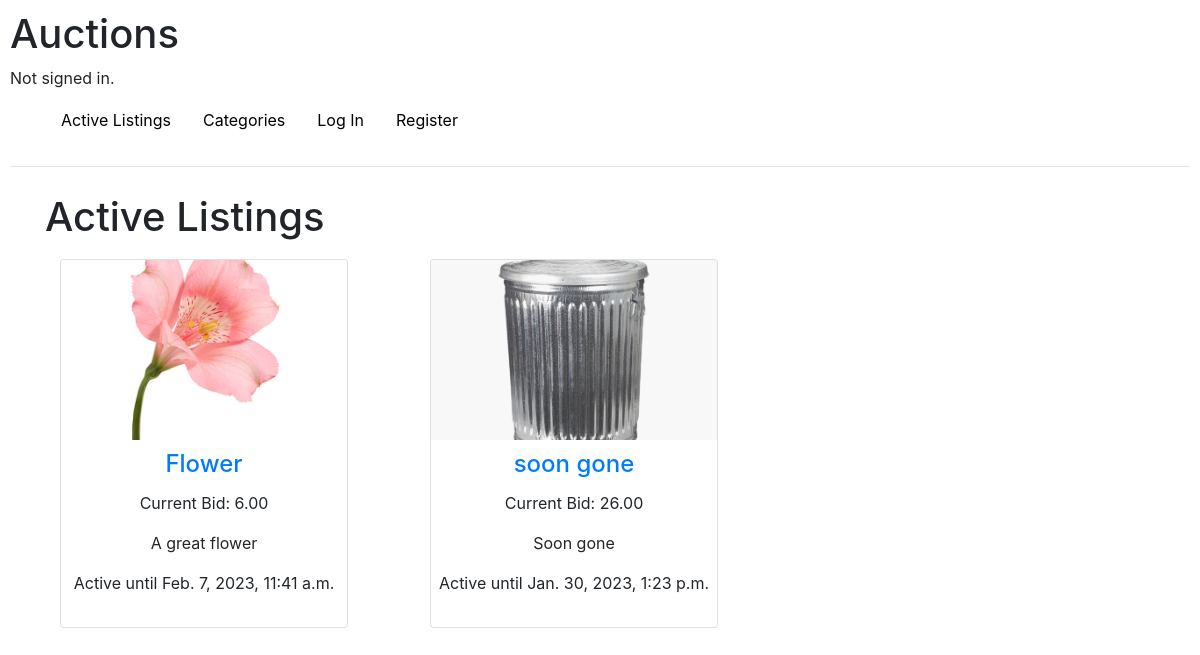
Page /category/None on the earlier database version.
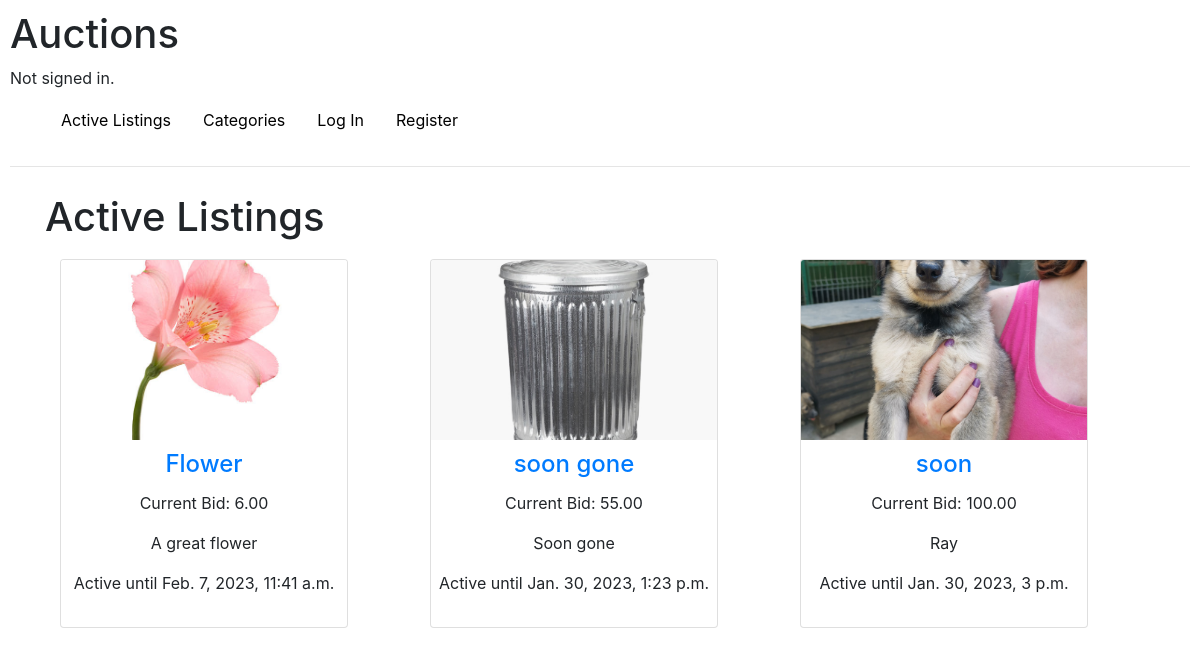
Same page on the later database version.
### auctions/models.py (models this page shows)
class Bids(models.Model):
    user = models.ForeignKey(User, on_delete=models.CASCADE, related_name="bidder")
    product = models.ForeignKey(Listing, on_delete=models.CASCADE, related_name="productbid")
    max_bid = models.DecimalField(max_digits=10, decimal_places=2)
    date = models.DateTimeField(default=datetime.now, blank=True)
    number_bids = models.IntegerField(default=0)

class Listing(models.Model):
    CATEGORIES = [
        ("NONE", "None"),
        ("ELECTRONICS", "Electronics"),
        ("ART", "Art"),
        ("CLOTHING", "Clothing"),
        ("TOYS", "Toys"),
        ("BOOKS, MOVIES, MUSIC", "Books, Movies, Music"),
        ("HEALTH, BEAUTY", "Health, Beauty"),
        ("PET SUPPLIES", "Pet Supplies")
    ]
    title = models.CharField(max_length=100)
    category = models.CharField(choices=CATEGORIES, default="NONE", max_length=25)
    description = models.CharField(max_length=500)
    price = models.DecimalField(max_digits=10, decimal_places=2)
    date = models.DateTimeField(default=datetime.now, blank=True)
    date_end = models.DateTimeField(default=datetime.now) # TODO: hacky fix
    active = models.BooleanField(default=True)
    user = models.ForeignKey(User, on_delete=models.CASCADE, related_name="lister")
    img = models.ImageField(upload_to="images", default=None, blank=True)

### auctions/views.py (the view)
# urls.py: path("category/<str:category>", views.view_category, name="category"),
def view_category(request, category):
    return render(request, "auctions/index.html", {
        "listings": Listing.objects.filter(category=category.upper())
    })

### auctions/templates/auctions/index.html (shortened to what this page needs)
{% extends "auctions/layout.html" %}
{% block body %}
<div class="container">
<h1>Active Listings</h1>
<div class="container text-center justify-center">
    <div class="row row-cols-1 row-cols-md-2 row-cols-lg-3">
    {% for listing in listings %}
        {% for bid in listing.productbid.all %}
        <div class="col mb-5">
        <div class="card">
            <a href="{% url 'auctions:item' id=listing.id %}">
                {% if listing.img %}
                <img class="card-img-top" src="{{ listing.img.url }}" alt="Image" height="120px">
                {% else %}
                <img class="card-img-top" src="/media/images/placeholder.svg" alt="Image" height="120px">
                {% endif %}
            </a>
            <h4 class="card-title"><a href="{% url 'auctions:item' id=listing.id %}">{{ listing.title }}</a></h4>
            <p>Current Bid: {{ bid.max_bid }}</p>
            <p>{{ listing.description }}</p>
            <p>Active until {{ listing.date_end }}</p>
        </div>
        </div>
    {% endfor %}
    {% endfor %}
</div>
</div>
</div>
{% endblock %}

### auctions/templates/auctions/layout.html (shortened to what this page needs)
{% load static %}
<!DOCTYPE html>
<html lang="en">
    <head>
        <link rel="stylesheet" href="https://stackpath.bootstrapcdn.com/bootstrap/4.4.1/css/bootstrap.min.css">
        <link href="{% static 'auctions/styles.css' %}" rel="stylesheet" type='text/css'>
        {% load bootstrap4 %}
        {% bootstrap_css %}
    </head>
    <body>
        <div class="header">
        <h1>Auctions</h1>
        <div>
            {% if user.is_authenticated %}
                Signed in as <strong>{{ user.username }}</strong>.
            {% else %}
                Not signed in.
            {% endif %}
        </div>
        <div class="container">
        <ul class="nav nav-pills">
            <li class="nav-item">
                <a class="nav-link" href="{% url 'auctions:index' %}">Active Listings</a>
            </li>
            <li class="nav-item">
                <a class="nav-link" href="{% url 'auctions:categories' %}">Categories</a>
            </li>
            {% if user.is_authenticated %}
                <li class="nav-item">
                    <a class="nav-link" href="{% url 'auctions:watchlist' %}">Watchlist</a>
                </li>
                <li class="nav-item">
                    <a class="nav-link" href="{% url 'auctions:listing' %}">Create Listing</a>
                </li>
                <li class="nav-item">
                    <a class="nav-link" href="{% url 'auctions:boughtlist' %}">Bought Items</a>
                </li>
                <li class="nav-item">
                    <a class="nav-link" href="{% url 'auctions:logout' %}">Log Out</a>
                </li>
            {% else %}
                <li class="nav-item">
                    <a class="nav-link" href="{% url 'auctions:login' %}">Log In</a>
                </li>
                <li class="nav-item">
                    <a class="nav-link" href="{% url 'auctions:register' %}">Register</a>
                </li>
            {% endif %}
        </ul>
    </div>
    </div>
        <hr>
        {% block body %}
        {% endblock %}
    </body>
</html>

### auctions/static/auctions/styles.css (style rules this page uses)
body { padding: 10px; }
.container { padding: 10px; }
.nav-link { color: black; }
.card-img-top { width: 100%; height: 15vw; max-height: 250px; object-fit: cover; }
.card-title { padding-top: 10px; }
.card { width: 18rem; }

Differences in the rows shown:
changed Bids (number 2 of 3 on the later page): max_bid "26.00" → "55.00"
added Listing: title "soon", description "Ray", date_end "Jan. 30, 2023, 3 p.m."
added Bids: img (picture), max_bid "100.00"
